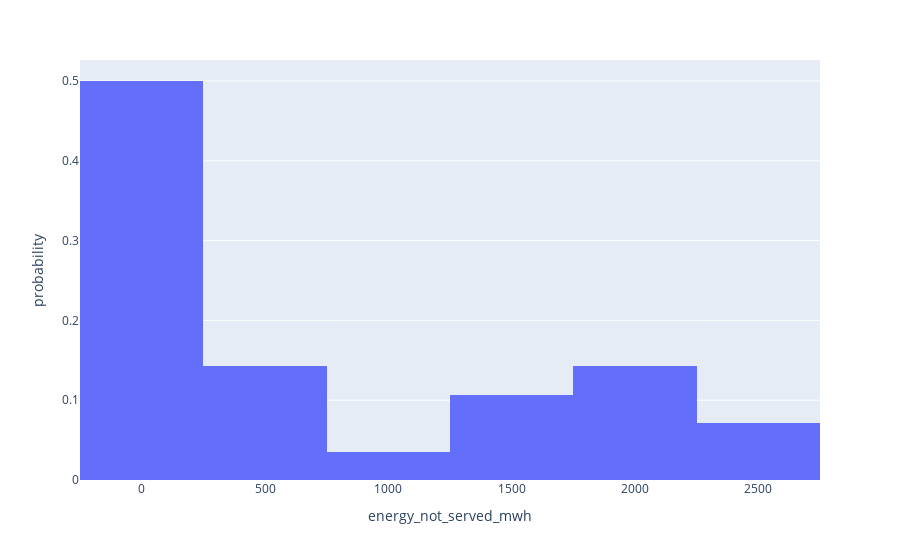

Here is the notebook cell this chart was saved with:
### Markdown cell above
# Montercalo metrics
The energy not served probability distribution

### Code cell
df_network_condensed = rx.utils.filter(df, type = 'network').sum(axis = 1) # sum over timesteps
df_network_condensed_ = rx.utils.invert(df_network_condensed)
px.histogram(df_network_condensed_, x='energy_not_served_mwh', histnorm='probability')

### Figure 1 — Plotly figure (JSON) as saved in the notebook; plotly's stock layout.template omitted (floating-point values rounded to 4 significant figures)
{"data": [{"alignmentgroup": "True", "bingroup": "x", "histnorm": "probability", "hovertemplate": "energy_not_served_mwh=%{x}<br>probability=%{y}<extra></extra>", "legendgroup": "", "marker": {"color": "#636efa", "pattern": {"shape": ""}}, "name": "", "offsetgroup": "", "orientation": "v", "showlegend": false, "type": "histogram", "x": [0, 0, 0, 0, 43.62, 44.63, 47.28, 4.75, 55.81, 0, 51.56, 52.05, 0.978, 10.57, 450.1, 530.1, 829.4, 558.3, 642.4, 1620.0, 1255.0, 2188.0, 1995.0, 2016.0, 1624.0, 2410.0, 2457.0, 2226.0], "xaxis": "x", "yaxis": "y"}], "layout": {"barmode": "relative", "legend": {"tracegroupgap": 0}, "margin": {"t": 60}, "xaxis": {"anchor": "y", "domain": [0, 1], "title": {"text": "energy_not_served_mwh"}}, "yaxis": {"anchor": "x", "domain": [0, 1], "title": {"text": "probability"}}}}
